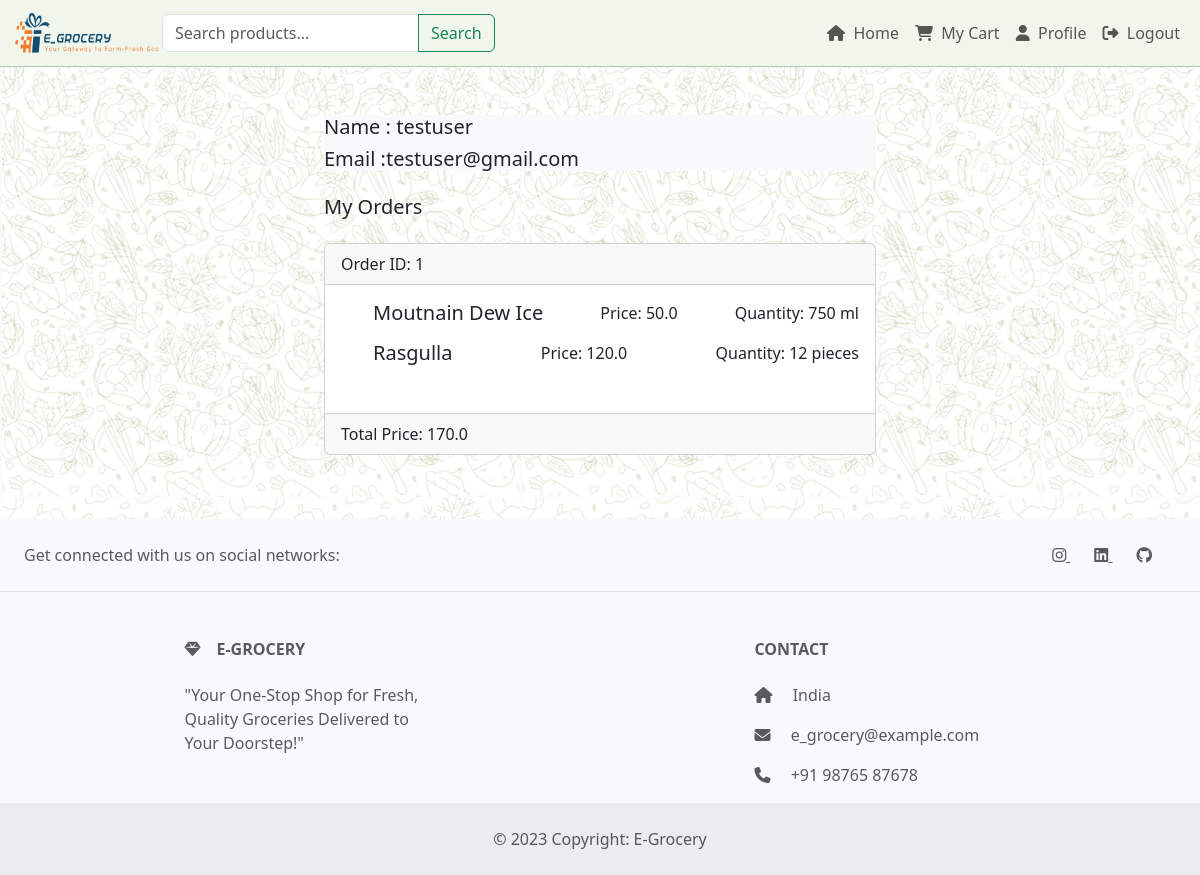
Page /my-orders (signed in) on the earlier database version.
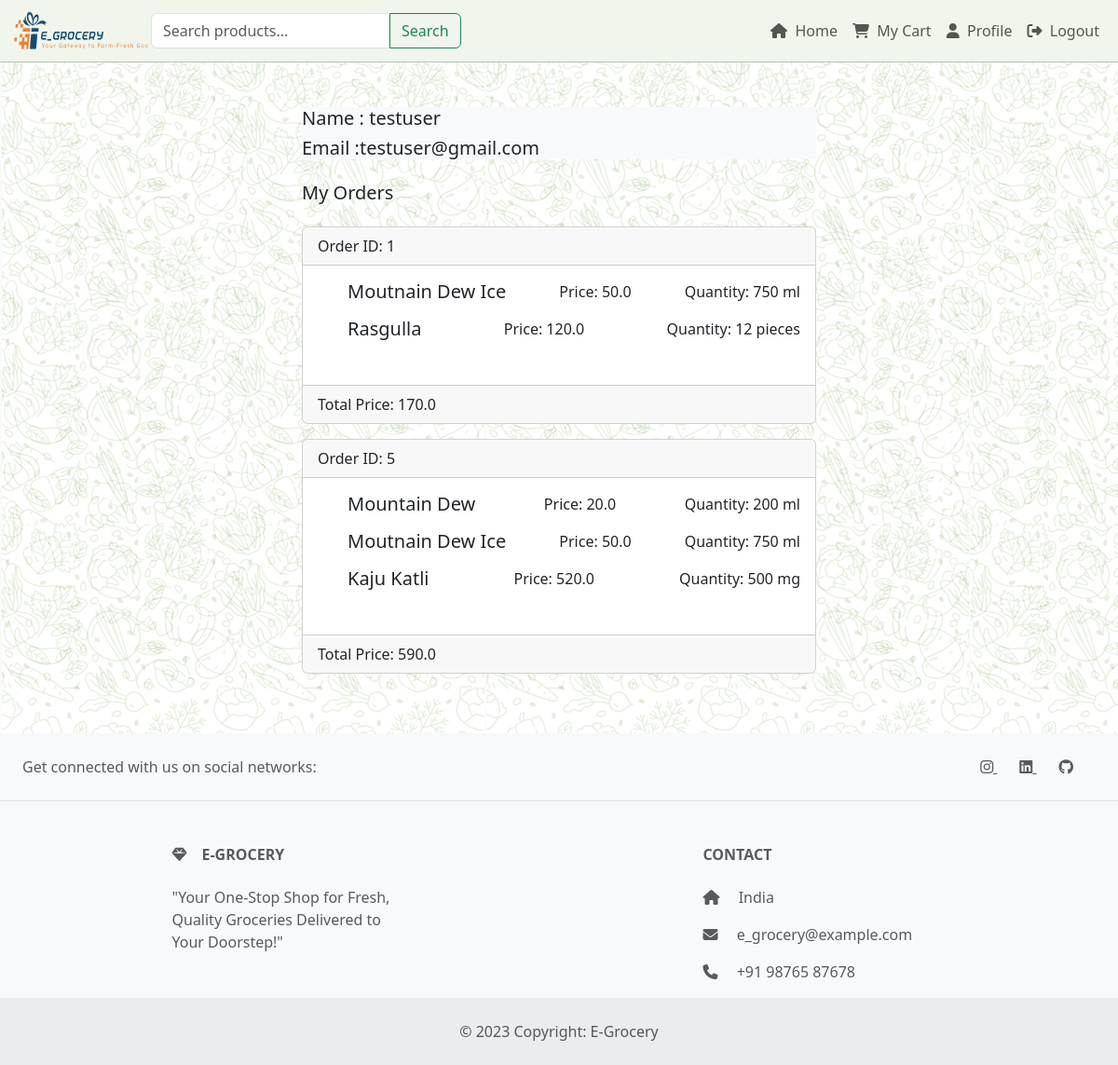
Same page on the later database version.
### models.py (models this page shows, shortened)
class User(UserMixin, db.Model):
    id = db.Column(db.Integer, primary_key=True)
    username = db.Column(db.String(20), unique=True)
    email = db.Column(db.String(50), unique=True)
    password = db.Column(db.String(50))
    is_admin = db.Column(db.Integer ,default=0)
    cart = db.relationship('Cart', backref='user', uselist=False)
    orders = db.relationship('Order', backref='user', lazy=True)

class Order(db.Model):
    id = db.Column(db.Integer, primary_key=True)
    user_id = db.Column(db.Integer, db.ForeignKey('user.id'), nullable=False)
    products = db.relationship('Product', secondary='order_products', backref='order', lazy=True)

class Product(db.Model):
    id = db.Column(db.Integer, primary_key=True)
    name = db.Column(db.String(50))
    price = db.Column(db.Float)
    photo = db.Column(db.String(255))
    manufacturing_date = db.Column(db.Date)
    expiry_date = db.Column(db.Date)
    quantity = db.Column(db.Integer)
    quantity_unit = db.Column(db.String(10))
    number  = db.Column(db.Integer)
    timestamp_added = db.Column(db.DateTime, default=datetime.utcnow)
    category_id = db.Column(db.Integer, db.ForeignKey('category.id'))

### app.py (the view)
@app.route('/my-orders')
@login_required
def show_orders():
    orders = current_user.orders
    for order in orders:
        order.total_price = sum(product.price for product in order.products)
    return render_template('orders.html', orders=orders)

### app.py (called while the page is built)
@login_manager.user_loader
def load_user(id):
    return User.query.get(int(id))

### templates/orders.html (shortened to what this page needs)
{% extends 'base.html' %}
{% block content %}
{% from 'macros/notification.html' import notification %}
<div class="container-fluid bg-image">
    <div class="row justify-content-center">
        <div class="col-xl-6 col-lg-7 col-md-8">
            <div class="container mt-5">
                <div class="profile bg-light">
                    <h5>Name : {{current_user.username}}</h5>
                    <h5>Email :{{current_user.email}}</h5>
                </div>
                <h5 class="mt-4 mb-4">My Orders </h5>
                {% if orders %}
                {% for order in orders %}
                <div class="card mb-3">
                    <div class="card-header">
                        Order ID: {{ order.id }}
                    </div>
                    <div class="card-body">
                        <ul>
                            {% for product in order.products %}
                            <div class="d-flex justify-content-between">
                                <h5 class="card-title">{{ product.name }}</h5>
                                <p class="card-text">Price: {{ product.price }}</p>
                                <p class="card-text">Quantity: {{ product.quantity }} {{product.quantity_unit}}</p>
                            </div>
                            {% endfor %}
                        </ul>
                    </div>
                    <div class="card-footer">
                        Total Price: {{ order.total_price }}
                    </div>
                </div>
                {% endfor %}
                {% else %}
                <p class="text-center mt-4">Your have not ordered yet.</p>
                <div>
                    <a href="{{ url_for('dashboard') }}" class="btn btn-outline-success">Continue Shopping</a>
                </div>
                {% endif %}
            </div>
        </div>
    </div>
</div>
{% endblock %}

### templates/base.html (shortened to what this page needs)
<!DOCTYPE html>
<html lang="en">
<head>
  <link rel="stylesheet" type="text/css" href="/static/style.css">
  <link href="https://cdn.jsdelivr.net/npm/bootstrap@5.3.0/dist/css/bootstrap.min.css" rel="stylesheet">
</head>
{% from 'macros/navigation.html' import navigation %}
{% from 'macros/notification.html' import notification %}
<body class="bg-image">
  {{ navigation(current_user,user ) }}
</body >
{% block content %}
{% endblock %}
<footer class="text-center text-lg-start bg-light text-muted mt-5">
  <section class="d-flex justify-content-center justify-content-lg-between p-4 border-bottom">
    <div class="me-5 d-none d-lg-block">
      <span>Get connected with us on social networks:</span>
    </div>
    <div>
      <a href="https://www.instagram.com/rishi.sni/" class="me-4 text-reset" target="__blank__">
        <i class="fab fa-instagram"></i>
      </a>
      <a href="https://www.linkedin.com/in/rishabhsaini04" class="me-4 text-reset" target="__blank__">
        <i class="fab fa-linkedin"></i>
      </a>
      <a href="https://github.com/rishisni" class="me-4 text-reset" target="__blank__">
        <i class="fab fa-github"></i>
      </a>
    </div>
  </section>
  <section class="">
    <div class="container text-center text-md-start mt-5">
      <div class="row mt-3">
        <div class="col-md-3 col-lg-4 col-xl-3 mx-auto mb-4">
          <h6 class="text-uppercase fw-bold mb-4">
            <i class="fas fa-gem me-3"></i>E-Grocery
          </h6>
          <p>
            "Your One-Stop Shop for Fresh, Quality Groceries Delivered to Your Doorstep!"
          </p>
        </div>
        <div class="col-md-4 col-lg-3 col-xl-3 mx-auto mb-md-0 mb-4">
          <h6 class="text-uppercase fw-bold mb-4">Contact</h6>
          <p><i class="fas fa-home me-3"></i> India</p>
          <p>
            <i class="fas fa-envelope me-3"></i>
            e_grocery@example.com
          </p>
          <p><i class="fas fa-phone me-3"></i> +91 98765 87678</p>
        </div>
      </div>
    </div>
  </section>
  <div class="text-center p-4" style="background-color: rgba(0, 0, 0, 0.05);">
    © 2023 Copyright: E-Grocery
  </div>
</footer>
</html>

### templates/macros/navigation.html (shortened to what this page needs)
{% macro nav_item(url,fonts,name) -%}
<li class="nav-item">
    <a class="nav-link nav-link-big" href="{{ url }}">
        <i class="{{fonts}}"></i>
        <span>&nbsp;{{name}}</span>
    </a>
</li>
{%- endmacro %}
{% macro navigation(current_user,user) -%}
<nav id="myNavbar" class="navbar navbar-expand-lg navbar-light ">
    <div class="container-fluid">
        <img src="/static/images/logo.png" alt="E-Grocery" class="logo-img" style="width: 150px; height: 50px;">
        <form action="/search" method="post">
            <div class="input-group">
                <input class="form-control" type="search" name="search_query" placeholder="Search products..." aria-label="Search">
                <button class="btn btn-outline-success" type="submit">Search</button>
            </div>
        </form>
        <div class="collapse navbar-collapse justify-content-end" id="navbarNav">
            <ul class="navbar-nav ml-auto mr-2 ml-2">
                {% if current_user.is_authenticated and not current_user.is_admin %}
                {{ nav_item(url_for('dashboard'),"fas fa-home","Home") }}
                {{ nav_item(url_for('show_cart'),"fa-solid fa-cart-shopping","My Cart") }}
                {{ nav_item(url_for('show_orders'),"fas fa-user","Profile") }}
                {{ nav_item(url_for('logout'),"fa fa-sign-out","Logout") }}
                {% endif %}
            </ul>
        </div>
    </div>
</nav>
{%- endmacro %}

### static/style.css (style rules this page uses)
#myNavbar { background-color:#f1f6ec; border-bottom: 1.5px solid #03480344; }
.nav-link-big { font-size: 15px; transition: color 0.10s; color:#002D62; }
.bg-image { background-image: url('/static/images/bg-image.png'); }

Differences in the rows shown:
added Order: id "5", total_price "590.0", Product (name "Moutnain Dew Ice", price "50.0", quantity "750", quantity_unit "ml")
now on this page (row edited): Product: name "Mountain Dew", price "20.0", quantity "200", quantity_unit "ml", shown under "5"
now on this page (row edited): Product: name "Kaju Katli", price "520.0", quantity "500", quantity_unit "mg", shown under "5"
